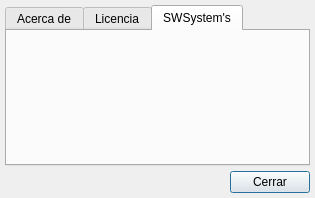
<?xml version="1.0" encoding="UTF-8"?>
<ui version="4.0">
 <class>AcercaDeDialog</class>
 <widget class="QDialog" name="AcercaDeDialog">
  <property name="geometry">
   <rect>
    <x>0</x>
    <y>0</y>
    <width>315</width>
    <height>198</height>
   </rect>
  </property>
  <property name="windowTitle">
   <string>Dialog</string>
  </property>
  <layout class="QVBoxLayout" name="verticalLayout">
   <property name="spacing">
    <number>5</number>
   </property>
   <property name="leftMargin">
    <number>5</number>
   </property>
   <property name="topMargin">
    <number>5</number>
   </property>
   <property name="rightMargin">
    <number>5</number>
   </property>
   <property name="bottomMargin">
    <number>5</number>
   </property>
   <item>
    <widget class="QTabWidget" name="tabWidget">
     <property name="currentIndex">
      <number>2</number>
     </property>
     <widget class="QWidget" name="acercaDeTab">
      <attribute name="title">
       <string>Acerca de</string>
      </attribute>
      <layout class="QVBoxLayout" name="verticalLayout_2">
       <item>
        <widget class="QTextBrowser" name="tbAcercaDe"/>
       </item>
      </layout>
     </widget>
     <widget class="QWidget" name="licenciaTab">
      <attribute name="title">
       <string>Licencia</string>
      </attribute>
      <layout class="QVBoxLayout" name="verticalLayout_3">
       <item>
        <widget class="QTextBrowser" name="tbLicencia"/>
       </item>
       <item>
        <layout class="QHBoxLayout" name="horizontalLayout_2">
         <item>
          <widget class="QLabel" name="lblLicencia">
           <property name="text">
            <string>Ver licencia</string>
           </property>
          </widget>
         </item>
         <item>
          <spacer name="horizontalSpacer_2">
           <property name="orientation">
            <enum>Qt::Orientation::Horizontal</enum>
           </property>
           <property name="sizeHint" stdset="0">
            <size>
             <width>40</width>
             <height>20</height>
            </size>
           </property>
          </spacer>
         </item>
         <item>
          <widget class="QLabel" name="lblAcercaQt">
           <property name="text">
            <string>Acerca de Qt</string>
           </property>
          </widget>
         </item>
        </layout>
       </item>
      </layout>
     </widget>
     <widget class="QWidget" name="companyTab">
      <attribute name="title">
       <string>SWSystem's</string>
      </attribute>
      <layout class="QVBoxLayout" name="verticalLayout_4">
       <item>
        <widget class="QLabel" name="lblLogo">
         <property name="text">
          <string/>
         </property>
         <property name="scaledContents">
          <bool>true</bool>
         </property>
        </widget>
       </item>
      </layout>
     </widget>
    </widget>
   </item>
   <item>
    <layout class="QHBoxLayout" name="horizontalLayout">
     <item>
      <spacer name="horizontalSpacer">
       <property name="orientation">
        <enum>Qt::Orientation::Horizontal</enum>
       </property>
       <property name="sizeHint" stdset="0">
        <size>
         <width>40</width>
         <height>20</height>
        </size>
       </property>
      </spacer>
     </item>
     <item>
      <widget class="QPushButton" name="btnCerrar">
       <property name="text">
        <string>Cerrar</string>
       </property>
      </widget>
     </item>
    </layout>
   </item>
  </layout>
 </widget>
 <resources/>
 <connections/>
</ui>
